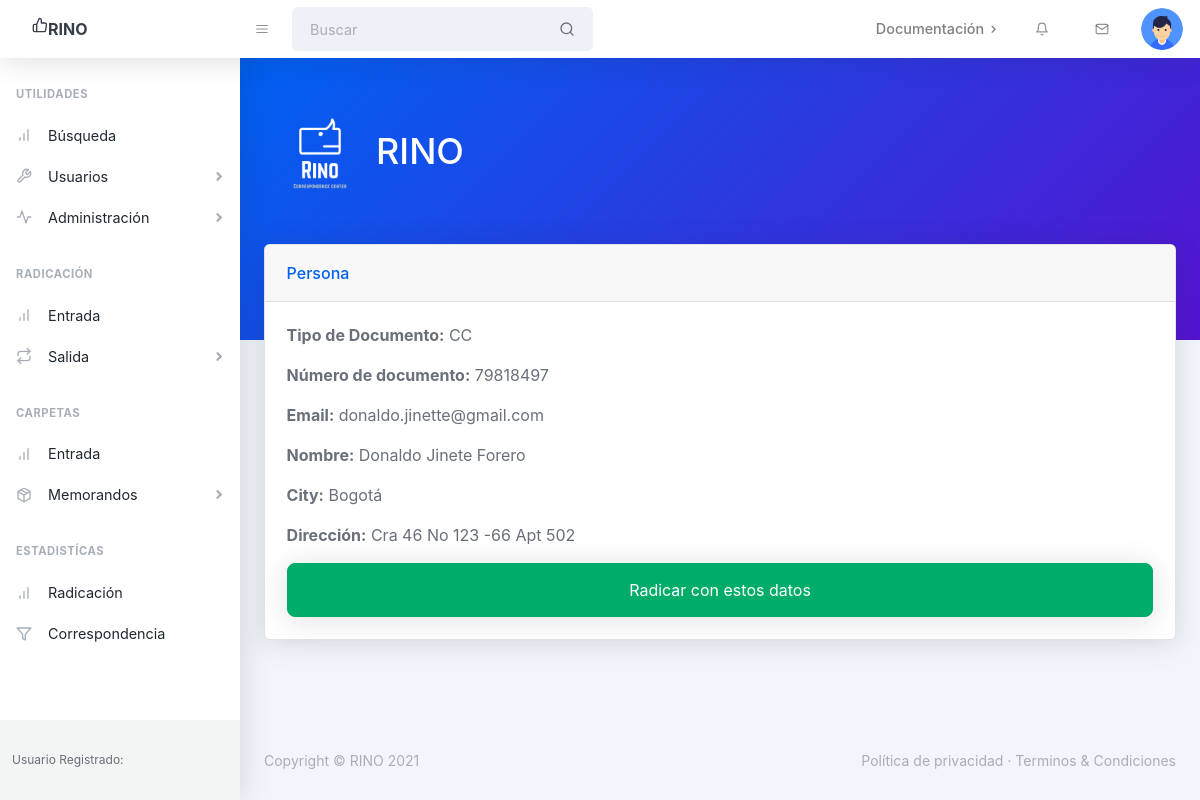
The app's page /correspondence/person/1/ with its own data.
### correspondence/models.py (models this page shows, shortened)
class Person(models.Model):
    DOCUMENT_TYPES = [
        ('CC','Cédula de ciudadanía'),
        ('NIT','Número único de identificación tributaria'),
        ('TI','Tarjeta de identidad'),
        ('CE','Cédula de extranjería')
    ]
    document_type = models.TextField(max_length=60,choices=DOCUMENT_TYPES,null=True)
    document_number = models.CharField(max_length=25,null=True,unique=True)
    email = models.EmailField(null=True)
    name = models.CharField(max_length=256,null=False,blank=False,unique=True)
    city = models.ForeignKey('City',on_delete=models.CASCADE,related_name='persons',default=False)
    address = models.CharField(max_length=256,null=True,blank=True,unique=False)
    parent = models.ForeignKey('self',on_delete=models.CASCADE,blank=True,null=True)

class City(models.Model):
    city_name = models.CharField(max_length=128)
    state = models.ForeignKey('State',on_delete=models.CASCADE,related_name='cities')

### correspondence/views.py (the view)
# urls.py: path('person/<int:pk>/',views.PersonDetailView.as_view(),name='detail_person'),
class PersonDetailView(DetailView):
    model = Person

### templates/correspondence/person_detail.html
{% extends 'correspondence/main_template.html' %}
{% block content %}
<div class="card mb-4">
    <div class="card-header">Persona {{ radicate.number }}</div>
    <div class="card-body">
      <p><b>Tipo de Documento:</b> {{ person.document_type }}</p>
      <p><b>Número de documento:</b> {{ person.document_number }}</p>
      <p><b>Email:</b> {{ person.email }}</p>
      <p><b>Nombre:</b> {{ person.name }}</p>
      <p><b>City:</b> {{ person.city.city_name }}</p>
      <p><b>Dirección:</b> {{ person.address }}</p>
      <a href="{% url 'correspondence:create_radicate' person=person.pk %}" class="btn btn-success btn-lg btn-block lift">Radicar con estos datos</a>
    </div>
</div>
{% endblock %}

### records on screen
Person: document_type "CC", document_number "79818497", email "donaldo.jinette@gmail.com", name "Donaldo Jinete Forero", city.city_name "Bogotá", address "Cra 46 No 123 -66 Apt 502"
